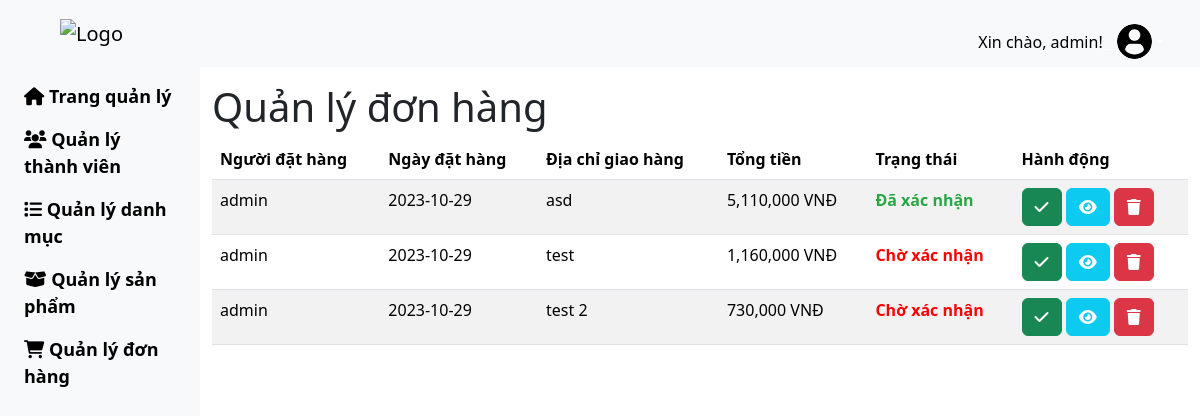
/view/orders_manage.php (signed in), run on an earlier commit of the app's database.
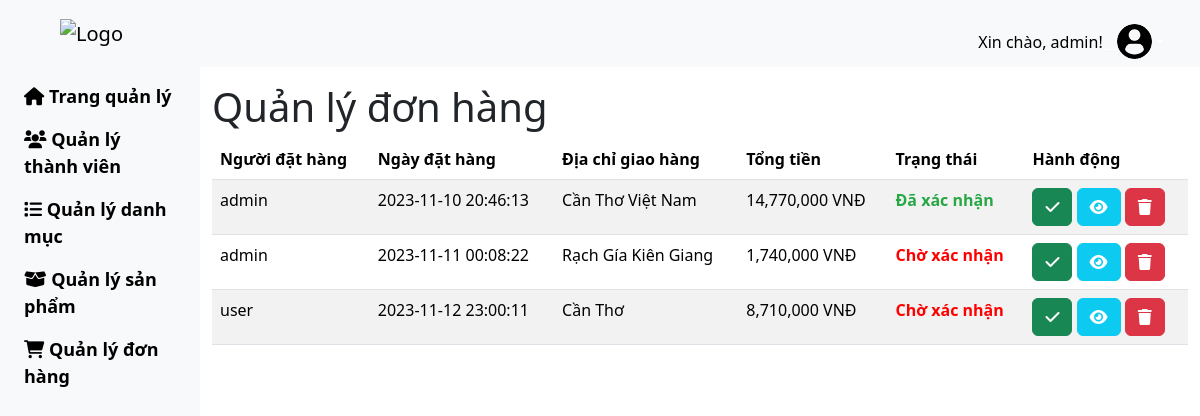
And on a later commit of the database.
### tables this page shows
CREATE TABLE `orders` (
  `order_id` int(11) NOT NULL,
  `user_id` int(11) DEFAULT NULL,
  `order_date` datetime DEFAULT NULL,
  `shipping_address` varchar(255) DEFAULT NULL,
  `total_price` int(11) DEFAULT NULL,
  `status` varchar(20) DEFAULT NULL
);

CREATE TABLE `users` (
  `user_id` int(11) NOT NULL,
  `username` varchar(255) NOT NULL,
  `email` varchar(255) NOT NULL,
  `password` varchar(255) NOT NULL,
  `access` int(1) NOT NULL
);

### view/orders_manage.php (the view, shortened to what this page needs)
<?php
require '../include/user_session.php';
try {
    $pdo->setAttribute(PDO::ATTR_ERRMODE, PDO::ERRMODE_EXCEPTION);
    $sql = "SELECT o.order_id, u.username as user_id, o.order_date, o.shipping_address, o.total_price, o.status
            FROM orders o
            INNER JOIN users u ON o.user_id = u.user_id";
    $stmt = $pdo->prepare($sql);
    $stmt->execute();
    $orderInformation = $stmt->fetchAll(PDO::FETCH_ASSOC);
} catch (PDOException $e) {
    echo "Lỗi: " . $e->getMessage();
}
?>
<?php include '../include/header-ad.php'; ?>
<div class="container-fluid">
    <div class="row flex-nowrap">
        <div class="col-auto col-md-3 col-xl-2 px-sm-2 px-0 bg-body-tertiary">
            <div class="d-flex flex-column align-items-center align-items-sm-start px-3 pt-2 text-white min-vh-100">
                <ul class="nav flex-column mb-sm-auto mb-0 align-items-center align-items-sm-start" id="menu">
                    <li class="nav-item">
                        <a href="admin.php" class="nav-link align-middle px-0 font-black">
                            <i class="fas fa-home"></i> Trang quản lý
                        </a>
                    </li>
                    <li>
                        <a href="users_manage.php" class="nav-link px-0 align-middle font-black">
                            <i class="fas fa-users"></i> Quản lý thành viên
                        </a>
                    </li>
                    <li>
                        <a href="category_manage.php" class="nav-link px-0 align-middle font-black">
                            <i class="fas fa-list"></i> Quản lý danh mục
                        </a>
                    </li>
                    <li>
                        <a href="products_manage.php" class="nav-link px-0 align-middle font-black">
                            <i class="fas fa-box-open"></i> Quản lý sản phẩm
                        </a>
                    </li>
                    <li>
                        <a href="orders_manage.php" class="nav-link px-0 align-middle font-black">
                            <i class="fas fa-shopping-cart"></i> Quản lý đơn hàng
                        </a>
                    </li>
                </ul>
            </div>
        </div>
        <div class="col py-3">
            <div class="d-flex justify-content-between">
                <h1>Quản lý đơn hàng</h1>
            </div>
            <table class="table table-striped">
                <thead>
                    <tr>
                        <th>Người đặt hàng</th>
                        <th>Ngày đặt hàng</th>
                        <th>Địa chỉ giao hàng</th>
                        <th>Tổng tiền</th>
                        <th>Trạng thái</th>
                        <th>Hành động</th>
                    </tr>
                </thead>
                <tbody>
                    <?php
                    if (isset($orderInformation) && is_array($orderInformation)) {
                        foreach ($orderInformation as $order) {
                            echo "<tr>";
                            echo "<td>" . $order['user_id'] . "</td>";
                            echo "<td>" . $order['order_date'] . "</td>";
                            echo "<td>" . $order['shipping_address'] . "</td>";
                            echo "<td>" . number_format($order['total_price']) . ' VNĐ' . "</td>";
                            echo "<td class='" . ($order['status'] == 'Đã xác nhận' ? 'status-confirmed' : 'status-pending') . "'>" . $order['status'] . "</td>";
                            echo "<td>
                                    <button type='button' class='btn btn-success confirm-order' data-order_id='" . $order['order_id'] . "'>
                                        <i class='fas fa-check' style='color: #ffffff;'></i>
                                    </button>
                                    <a href='order_detail.php?order_id=" . $order['order_id'] . "' class='btn btn-info'>
                                        <i class='fas fa-eye' style='color: #ffffff;'></i>
                                    </a>
                                    <button type='button' class='btn btn-danger delete-order' data-order_id='" . $order['order_id'] . "'>
                                        <i class='fas fa-trash' style='color: #ffffff;'></i>
                                    </button>
                                    <form method='post' class='confirm-order-form' style='display: none;' data-order_id='" . $order['order_id'] . "'>
                                        <input type='hidden' name='confirm_order' value='" . $order['order_id'] . "'>
                                    </form>
                                    <form method='post' class='delete-order-form' style='display: none;' data-order_id='" . $order['order_id'] . "'>
                                        <input type='hidden' name='confirm_delete_order' value='" . $order['order_id'] . "'>
                                    </form>
                                </td>";
                            echo "</tr>";
                        }
                    }
                    ?>
                </tbody>
            </table>
        </div>
    </div>
</div>
</body>
</html>

### include/header-ad.php (shortened to what this page needs)
<!DOCTYPE html>
<html lang="vi">
<head>
    <link rel="stylesheet" href="https://cdn.jsdelivr.net/npm/bootstrap@5.3.1/dist/css/bootstrap.min.css">
    <link rel="stylesheet" href="https://cdnjs.cloudflare.com/ajax/libs/font-awesome/6.0.0-beta3/css/all.min.css">
    <link rel="stylesheet" href="../asset/style.css">
</head>
<body>
    <nav class="navbar navbar-expand-lg bg-body-tertiary">
        <div class="container-fluid">
            <a class="navbar-brand" href="admin.php">
                <img id="logo" src="../asset/icon/icon.png" alt="Logo" class="ms-5">
            </a>
            <div class="dropdown pt-3">
                <a href="#" class="d-flex align-items-center text-white text-decoration-none dropdown-toggle me-4"
                    id="dropdownUser1" data-bs-toggle="dropdown" aria-expanded="false">
                    <?php
                    if (isset($_SESSION['username'])) {
                        echo "<span style='color: black;'>Xin chào, " . $_SESSION['username'] . "!</span>__";
                    }
                    ?>
                    <img src="../asset/icon/profile-user.png" alt="user.png" width="35" height="35"
                        class="rounded-circle">
                </a>
            </div>
        </div>
    </nav>

### asset/style.css (style rules this page uses)
.navbar-brand img#logo { width: 15rem; }
.nav-link { font-size: large; font-weight: 600; }
.font-black { color: #000; }

### view/orders_manage.php (style rules this page uses)
.status-confirmed { color: #28a745 !important; font-weight: bold !important; }
.status-pending { color: red !important; font-weight: bold !important; }

What changed in the data, as far as the page shows it:
removed orders: user.username "admin", order_date "2023-10-29", shipping_address "asd", total_price "5,110,000", status "Đã xác nhận"
removed orders: user.username "admin", order_date "2023-10-29", shipping_address "test", total_price "1,160,000", status "Chờ xác nhận"
removed orders: user.username "admin", order_date "2023-10-29", shipping_address "test 2", total_price "730,000", status "Chờ xác nhận"
added orders: user.username "admin", order_date "2023-11-10 20:46:13", shipping_address "Cần Thơ Việt Nam", total_price "14,770,000", status "Đã xác nhận"
added orders: user.username "admin", order_date "2023-11-11 00:08:22", shipping_address "Rạch Gía Kiên Giang", total_price "1,740,000", status "Chờ xác nhận"
added orders: user.username "user", order_date "2023-11-12 23:00:11", shipping_address "Cần Thơ", total_price "8,710,000", status "Chờ xác nhận"
